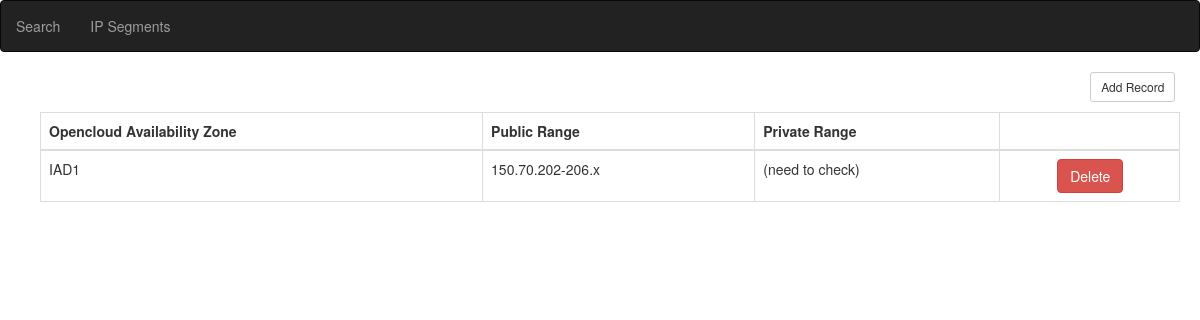
/proj/ocaz.php, run on the app's committed database.
### tables this page shows
CREATE TABLE `opencloud_az` (
  `ocazseg_id` int(11) NOT NULL AUTO_INCREMENT,
  `oc_az` varchar(45) NOT NULL,
  `ocazpub_ip` varchar(45) NOT NULL,
  `ocazpri_ip` varchar(45) NOT NULL,
  PRIMARY KEY (`ocazseg_id`)
);

### proj/ocaz.php (the view, shortened to what this page needs)
<!DOCTYPE html>
<html>
    <head>
    <link rel="stylesheet" type="text/css" media="all" href="css/style.css">
    <link rel="stylesheet" type="text/css" media="all" href="css/bootstrap.css">
    <link rel="stylesheet" type="text/css" media="all" href="css/bootstrap.min.css">
    </head>
    <body>
    <nav class="navbar navbar-inverse" id="nav">
        <ul class="nav navbar-nav" id="navb">
            <li><a href="index.php">Search</a></li>
            <li><a href="ipseg.php">IP Segments</a></li>
        </ul>
    </nav>
    <div class="oz container">
<a href="newrecordocaz.php" type="button" class="btn btn-default btn-sm" id="elastic-add">Add Record</a>
<table class="table-bordered table-hover table-sm table" id="table" style="margin-top:10px; margin-left:10px; margin-bottom: 10px;">
    <tr>
        <thead>
        <th>Opencloud Availability Zone</th>
        <th>Public Range</th>
        <th>Private Range</th>
        <th></th>
        </thead>
    </tr>
<?php
        $db = new mysqli('localhost', 'root', '', 'ip_segments');
        $query = $db->query("SELECT ocazseg_id, oc_az, ocazpub_ip, ocazpri_ip FROM opencloud_az");
        if ($query->num_rows) {
            while ($r = $query->fetch_object()) {
                echo "<tr>";
                echo "<td>".$r->oc_az."</td>";
                echo "<td>".$r->ocazpub_ip."</td>";
                echo "<td>".$r->ocazpri_ip."</td>";
                echo "<td><a href='delocaz.php?id=".$r->ocazseg_id."' class='btn btn-danger' id='dc' role='button'>Delete</a></td>";
                echo "</tr>";
            }
        }
?>
</table>
</div>
    </body>
</html>

### proj/css/style.css (style rules this page uses)
#dc { margin-left: 30%; }
#elastic-add { margin-left: 93%; }

### data on the page
opencloud_az: oc_az "IAD1", ocazpub_ip "150.70.202-206.x", ocazpri_ip "(need to check)"
